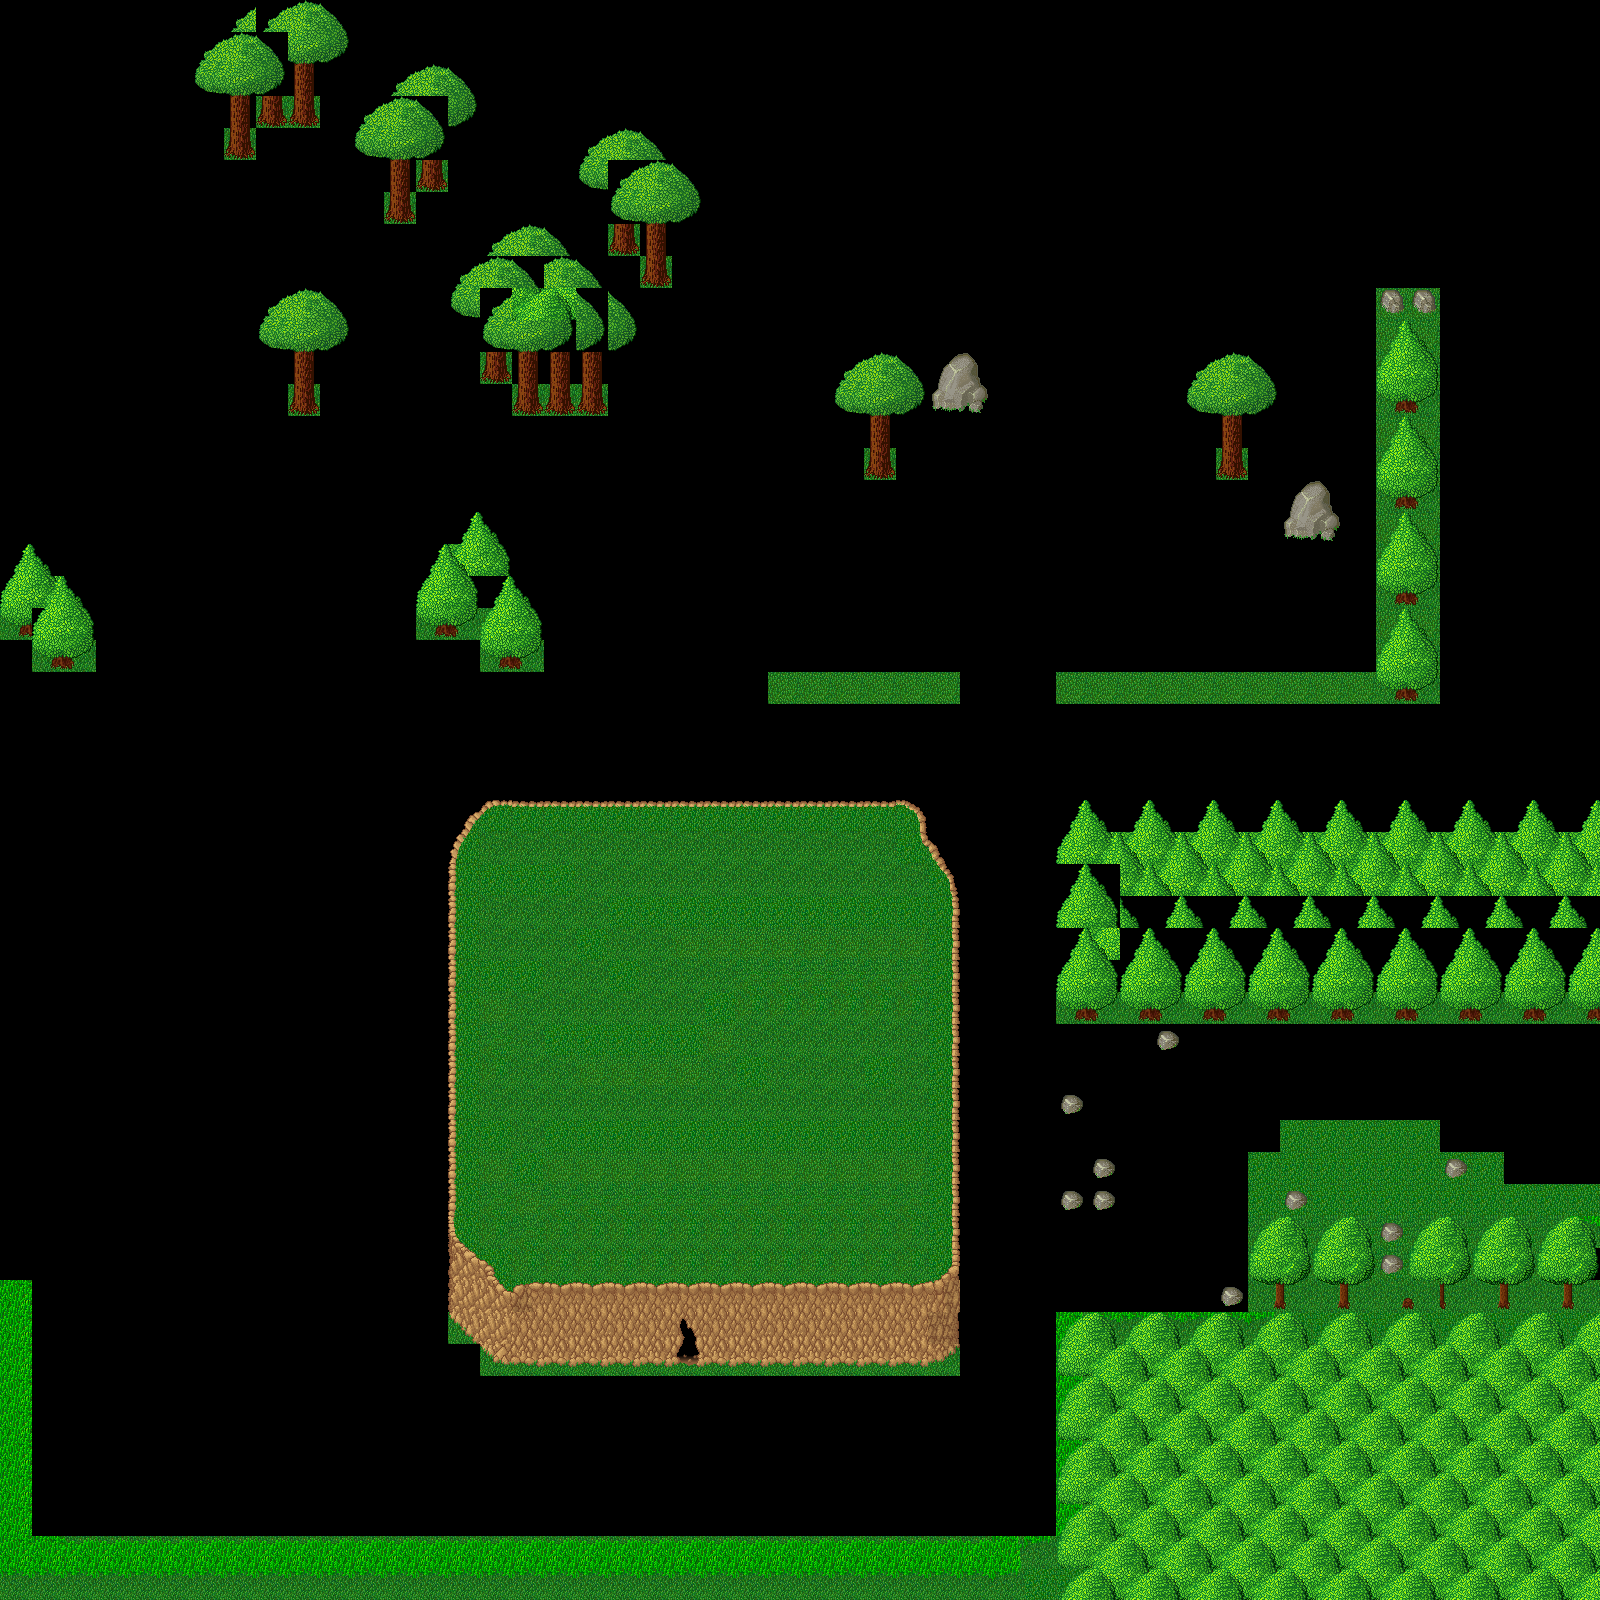

Rendered tile map (Tiled .tmx) drawn with the repository's tilesets; below, a short description and the map source with its tile grids summarised:
An orthogonal 50x50 tile map with 32x32 px tiles, 2 tile layers (Chemin, Obstable), 2 tilesets.

<map version="1.2" tiledversion="1.3.1" orientation="orthogonal" renderorder="right-down" compressionlevel="0" width="50" height="50" tilewidth="32" tileheight="32" infinite="0" nextlayerid="9" nextobjectid="1">
 <editorsettings>
  <export target="." />
 </editorsettings>
 <tileset firstgid="1" name="tileset" tilewidth="32" tileheight="32" tilecount="256" columns="16">
  <image source="tileset.png" width="512" height="512" />
 </tileset>
 <tileset firstgid="257" name="tileset2" tilewidth="32" tileheight="32" tilecount="256" columns="16">
  <image source="tileset2.png" width="512" height="512" />
 </tileset>
 <layer id="1" name="Chemin" width="50" height="50">
  <data>[2500 cells, 136 non-empty, 9 distinct tile ids]</data>
 </layer>
 <layer id="2" name="Obstable" width="50" height="50">
  <data>[2500 cells, 826 non-empty, 68 distinct tile ids]</data>
 </layer>
 <objectgroup id="3" name="objets" />
</map>
